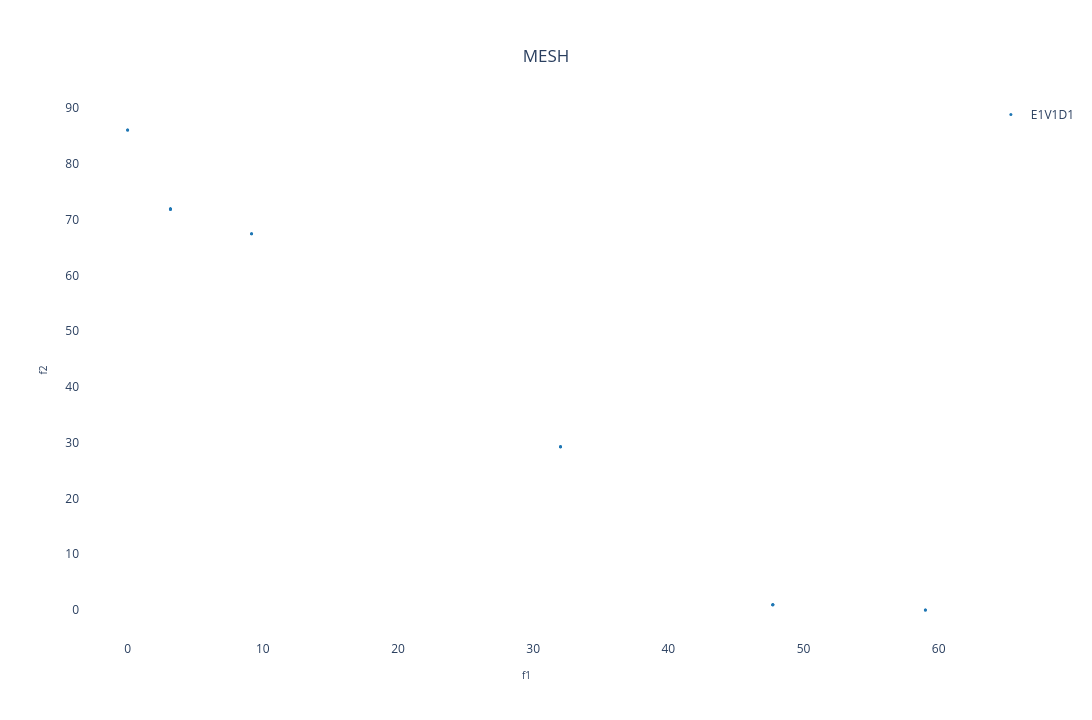

Source (notebook cell):
### Markdown cell above
## Benchmark 2D:

### Code cell
design_space = []
pareto_front = []

experiment_name = "dtlz1"

# Choosing the files
choose_global_best_attribution_type = [0] # [0, 1, 2, 3]
choose_dm_pool_type = [0] # [0, 1, 2]
choose_de_mutation_type = [0] # [0, 1, 2, 3, 4]

# Name of chosen files
file_names = [
        f"E{i+1}V{j+1}D{k+1}_{experiment_name}.pkl"
        for i in choose_global_best_attribution_type
        for j in choose_dm_pool_type
        for k in choose_de_mutation_type
    ]
num_dataset = len(file_names) # Number of dataset

solid_colors = [mcolors.to_hex(cm.tab10(i)) for i in range(num_dataset + 1)] # List with solid colors

colorscales = pc.named_colorscales() # List of color scales
num_scales = len(colorscales)

for i in range(num_dataset):
  with open("../result/" + file_names[i], "rb") as f:
    r = pickle.load(f)
    pareto_front.append(
      go.Scatter(x=r['combined'][1][:,0],
                   y=r['combined'][1][:,1],
                   mode='markers', marker=dict(size=3, color=solid_colors[i]), #r['combined'][1][:,1], colorscale=colorscales[(i+1) % num_scales]),
                   name=file_names[i][:6],
                   showlegend=True)
    )

# Creating a subplot
fig = go.Figure()

for i in range(num_dataset):
    fig.add_trace(pareto_front[i])

# Setting layout
fig.update_layout(
    showlegend=True,
    xaxis=dict(title=dict(text='f1', font=dict(size=10))),
    yaxis=dict(title=dict(text='f2', font=dict(size=10))),
    title=dict(
        text='MESH',
        x=0.5,  # Centering the title
        xanchor='center',
        yanchor='top'
    ),
    #margin=dict(l=0, r=0, b=0, t=0), # Rearrange the margin
    width=1520,   # Figure width (pixels)
    height=720,  # Figure height (pixels)
    paper_bgcolor="white",
    plot_bgcolor='white'
)

# Showing the figure
fig.show()

### Figure 1 — Plotly figure (JSON) as saved in the notebook; plotly's stock layout.template omitted (floating-point values rounded to 4 significant figures)
{"data": [{"marker": {"color": "#1f77b4", "size": 3}, "mode": "markers", "name": "E1V1D1", "showlegend": true, "type": "scatter", "x": [0, 0, 3.165, 3.165, 3.165, 3.165, 3.165, 9.165, 9.165, 32.02, 32.02, 32.02, 59.01, 47.73, 47.73, 47.73, 59.01], "y": [86.07, 86.07, 71.89, 71.89, 71.89, 71.89, 71.89, 67.45, 67.45, 29.27, 29.27, 29.27, 0, 0.9326, 0.9326, 0.9326, 0]}], "layout": {"height": 720, "paper_bgcolor": "white", "plot_bgcolor": "white", "showlegend": true, "title": {"text": "MESH", "x": 0.5, "xanchor": "center", "yanchor": "top"}, "width": 1520, "xaxis": {"title": {"font": {"size": 10}, "text": "f1"}}, "yaxis": {"title": {"font": {"size": 10}, "text": "f2"}}}}
